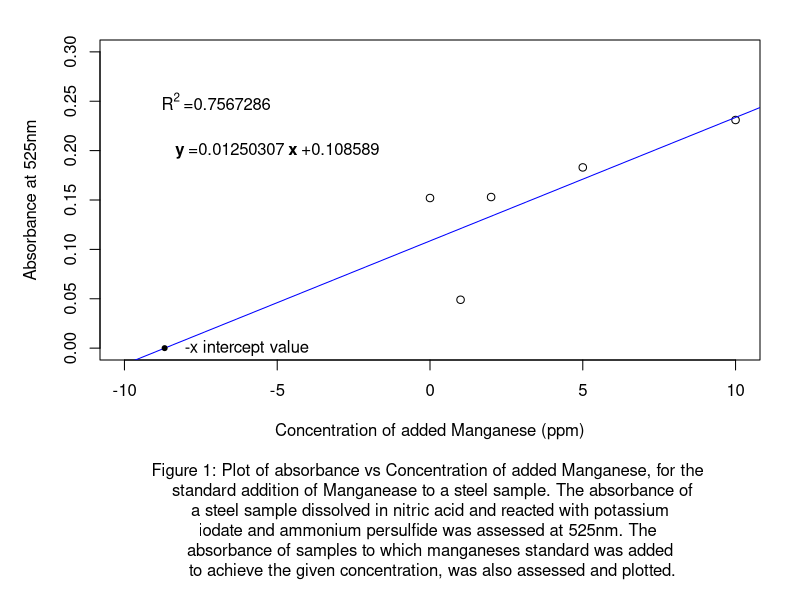
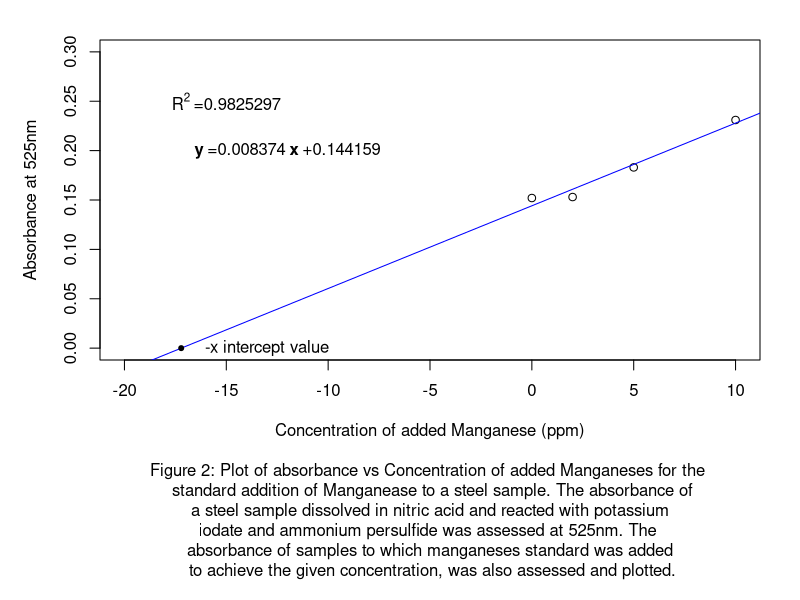

These figures' R source, in order:
## ---- chunk 1

# Concentrations. 
C<-c(0,1,2,5,10)
aC<-c(0,2,5,10)

A<-c(0.152,0.049,0.153,0.183,0.231)
aA<-c(0.152,0.153,0.183,0.231)


R2<-c(cor(A,C))

par(mar = c(12,5,2,2) )
plot(C,A, ylab="Absorbance at 525nm",xlab="Concentration of added Manganese (ppm)", ylim=range(c(0,0.3)), xlim=range(c(-10,10)))
abline(lm(A~C),col="blue")
int<-c(lm(A~C)$coefficients[1])
sl<-c(lm(A~C)$coefficients[2])

text(-7,0.25,expression(R^2~"=0.7567286"))
text(-5,0.20,expression(bold(y)~"=0.01250307"~bold(x)~"+0.108589"))
points(c(-int/sl),0,pch=20)
text(-6,0,"-x intercept value")
title(sub="
Figure 1: Plot of absorbance vs Concentration of added Manganese, for the \n standard addition of Manganease to a steel sample. The absorbance of\n a steel sample dissolved in nitric acid and reacted with potassium \niodate and ammonium persulfide was assessed at 525nm. The \n absorbance of samples to which manganeses standard was added \n to achieve the given concentration, was also assessed and plotted.",cex.sub=1, line=10 )
## ---- chunk 2

# Concentrations. 
C<-c(0,1,2,5,10)
aC<-c(0,2,5,10)

A<-c(0.152,0.049,0.153,0.183,0.231)
aA<-c(0.152,0.153,0.183,0.231)



R2<-c(cor(aA,aC))

par(mar = c(12,5,2,2) )
plot(aC,aA, ylab="Absorbance at 525nm",xlab="Concentration of added Manganese (ppm)", ylim=range(c(0,0.3)), xlim=range(c(-20,10)))
abline(lm(aA~aC),col="blue")
int<-c(lm(aA~aC)$coefficients[1])
sl<-c(lm(aA~aC)$coefficients[2])

text(-15,0.25,expression(R^2~"=0.9825297"))
text(-12,0.20,expression(bold(y)~"=0.008374"~bold(x)~"+0.144159"))
points(c(-int/sl),0,pch=20)
text(-13,0,"-x intercept value")
title(sub="
Figure 2: Plot of absorbance vs Concentration of added Manganeses for the \n standard addition of Manganease to a steel sample. The absorbance of\n a steel sample dissolved in nitric acid and reacted with potassium \niodate and ammonium persulfide was assessed at 525nm. The \n absorbance of samples to which manganeses standard was added \n to achieve the given concentration, was also assessed and plotted.",cex.sub=1, line=10 )
## ---- chunk 3

Cms<-c(int/sl)
## ---- chunk 4

Cmo<-Cms*20
## ---- chunk 5
mS<-c(10.4590-9.4876)

mp<-c(((Cmo*0.1*0.001)/mS)*100)
